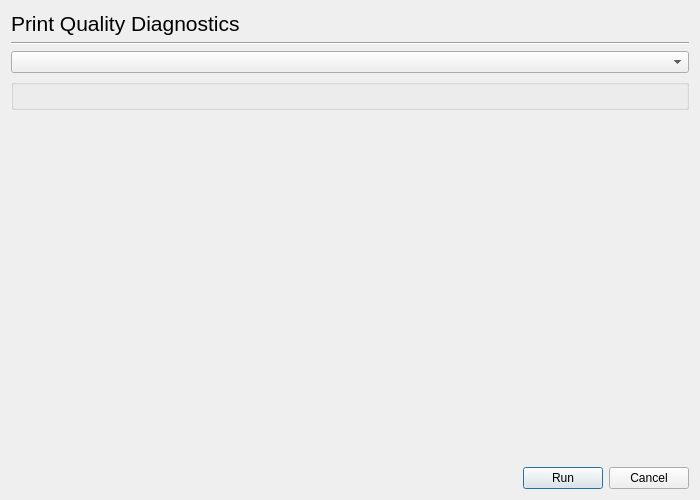
<ui version="4.0" >
 <class>Dialog</class>
 <widget class="QDialog" name="Dialog" >
  <property name="geometry" >
   <rect>
    <x>0</x>
    <y>0</y>
    <width>700</width>
    <height>500</height>
   </rect>
  </property>
  <property name="windowTitle" >
   <string>HP Device Manager - Print Quality Diagnostics</string>
  </property>
  <layout class="QGridLayout" >
   <item row="0" column="0" >
    <widget class="QLabel" name="label" >
     <property name="font" >
      <font>
       <pointsize>16</pointsize>
      </font>
     </property>
     <property name="text" >
      <string>Print Quality Diagnostics</string>
     </property>
    </widget>
   </item>
   <item row="1" column="0" colspan="3" >
    <widget class="Line" name="line" >
     <property name="orientation" >
      <enum>Qt::Horizontal</enum>
     </property>
    </widget>
   </item>
   <item row="2" column="0" colspan="3" >
    <widget class="DeviceUriComboBox" name="DeviceComboBox" />
   </item>
   <item row="3" column="0" colspan="3" >
    <widget class="LoadPaperGroupBox" name="LoadPaper" >
     <property name="title" >
      <string/>
     </property>
    </widget>
   </item>
   <item row="4" column="0" >
    <spacer>
     <property name="orientation" >
      <enum>Qt::Vertical</enum>
     </property>
     <property name="sizeHint" >
      <size>
       <width>410</width>
       <height>81</height>
      </size>
     </property>
    </spacer>
   </item>
   <item row="5" column="0" >
    <spacer>
     <property name="orientation" >
      <enum>Qt::Horizontal</enum>
     </property>
     <property name="sizeHint" >
      <size>
       <width>361</width>
       <height>20</height>
      </size>
     </property>
    </spacer>
   </item>
   <item row="5" column="1" >
    <widget class="QPushButton" name="RunButton" >
     <property name="text" >
      <string>Run</string>
     </property>
    </widget>
   </item>
   <item row="5" column="2" >
    <widget class="QPushButton" name="CancelButton" >
     <property name="text" >
      <string>Cancel</string>
     </property>
    </widget>
   </item>
  </layout>
 </widget>
 <customwidgets>
  <customwidget>
   <class>DeviceUriComboBox</class>
   <extends>QComboBox</extends>
   <header>deviceuricombobox.h</header>
  </customwidget>
  <customwidget>
   <class>LoadPaperGroupBox</class>
   <extends>QGroupBox</extends>
   <header>loadpapergroupbox.h</header>
   <container>1</container>
  </customwidget>
 </customwidgets>
 <resources/>
 <connections/>
</ui>
